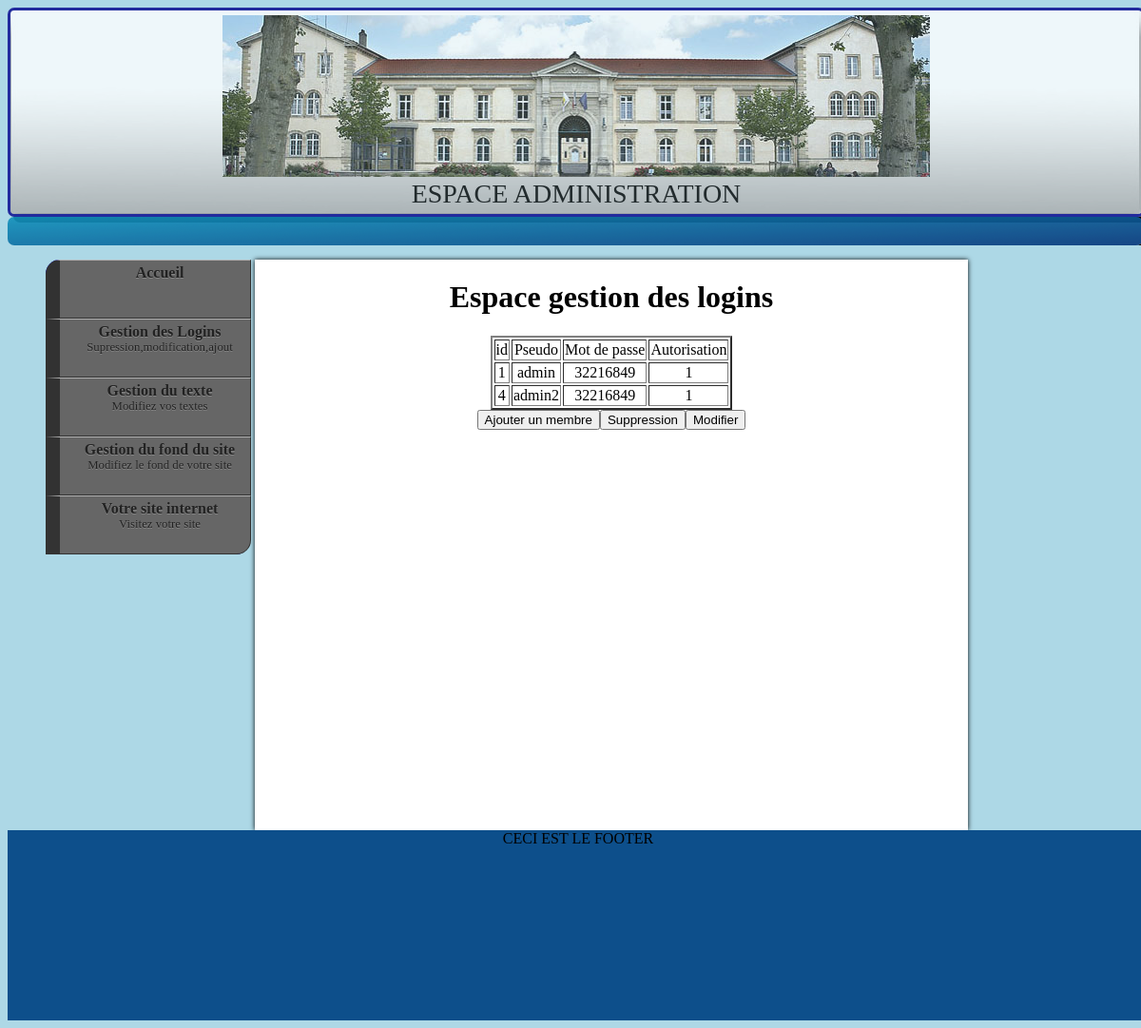
The app's page /Association-anciens-eleves/admin/index_admin.php?page=espace_membres (signed in) with its own data.
### tables this page shows
CREATE TABLE IF NOT EXISTS `membres` (
  `id` int(11) NOT NULL AUTO_INCREMENT,
  `pseudo` varchar(16) NOT NULL,
  `pass` varchar(16) NOT NULL,
  `autorisation` int(11) NOT NULL,
  PRIMARY KEY (`id`)
);

### Association-anciens-eleves/admin/espace_membres.php (the view, shortened to what this page needs)
<html>
 <head><title>Programme</title></head>
  <body>
   <form name="formulaire" method="POST">
	<?php
		try
{
    $bdd = new PDO('mysql:host=localhost;dbname=espace_membres', 'root','');
}
catch(Exception $e)
{
        die('Erreur : '.$e->getMessage());
}
		echo"<h1>Espace gestion des logins </h1>";
		$requete= $bdd->query('SELECT * FROM membres');
		 echo "<table border=2>";
			echo  '<td>id</td>';
			echo '<td>Pseudo</td>';
			echo '<td>Mot de passe</td>';
			echo '<td>Autorisation</td>';
		 while ($ligne = $requete->fetch())
		{
			if(isset($_POST["insert"]))
			{
			echo '<td>'.$ligne["id"].'</td>';
			echo '<td>'.$ligne["pseudo"].'</td>';
			echo '<td>'.$ligne["pass"].'</td>';
			echo '<td>'.$ligne["autorisation"].'</td>';
			echo '</tr>';
			}
			else
			{
			echo '<tr>';
			echo '<td>'.$ligne["id"].'</td>';
			echo '<td>'.$ligne["pseudo"].'</td>';
			echo '<td>'.$ligne["pass"].'</td>';
			echo '<td>'.$ligne["autorisation"].'</td>';
			}
		}
		  echo "</table>";
		   echo "<input type='submit' name='insert' value='Ajouter un membre' />";
		  echo "<input type='submit' name='del' value='Suppression' />";
		  echo "<input type='submit' name='updt' value='Modifier' />";
	?>
  </form>
 </body>
</html>

### Association-anciens-eleves/admin/style_bleu.css (style rules this page uses)
body { background-color:lightblue; }
table { margin:0 auto; }
table td { background-color:white; color:black; }

### records on screen
membres: id "1", pseudo "admin", pass "32216849", autorisation "1"
membres: id "4", pseudo "admin2", pass "32216849", autorisation "1"
